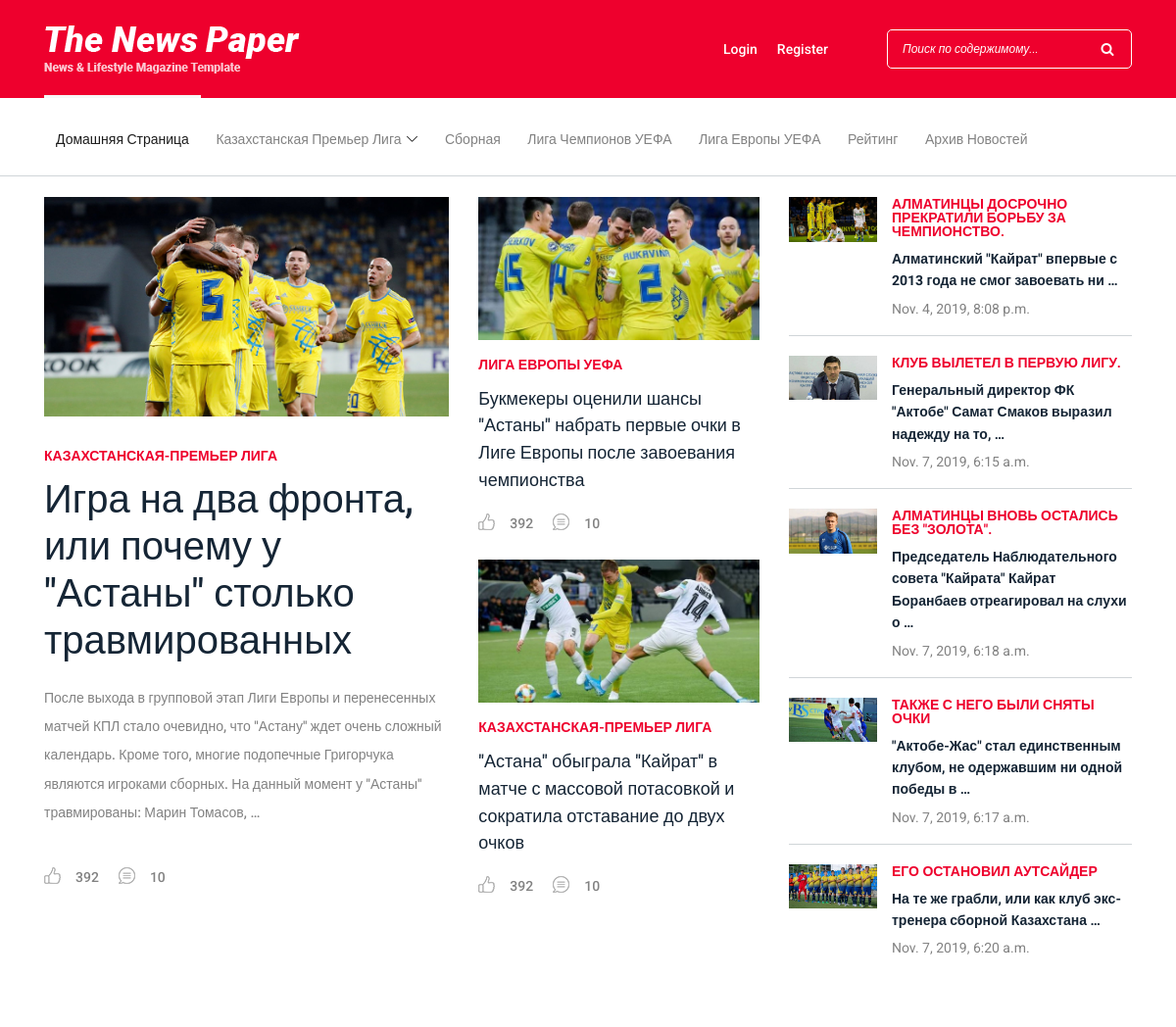
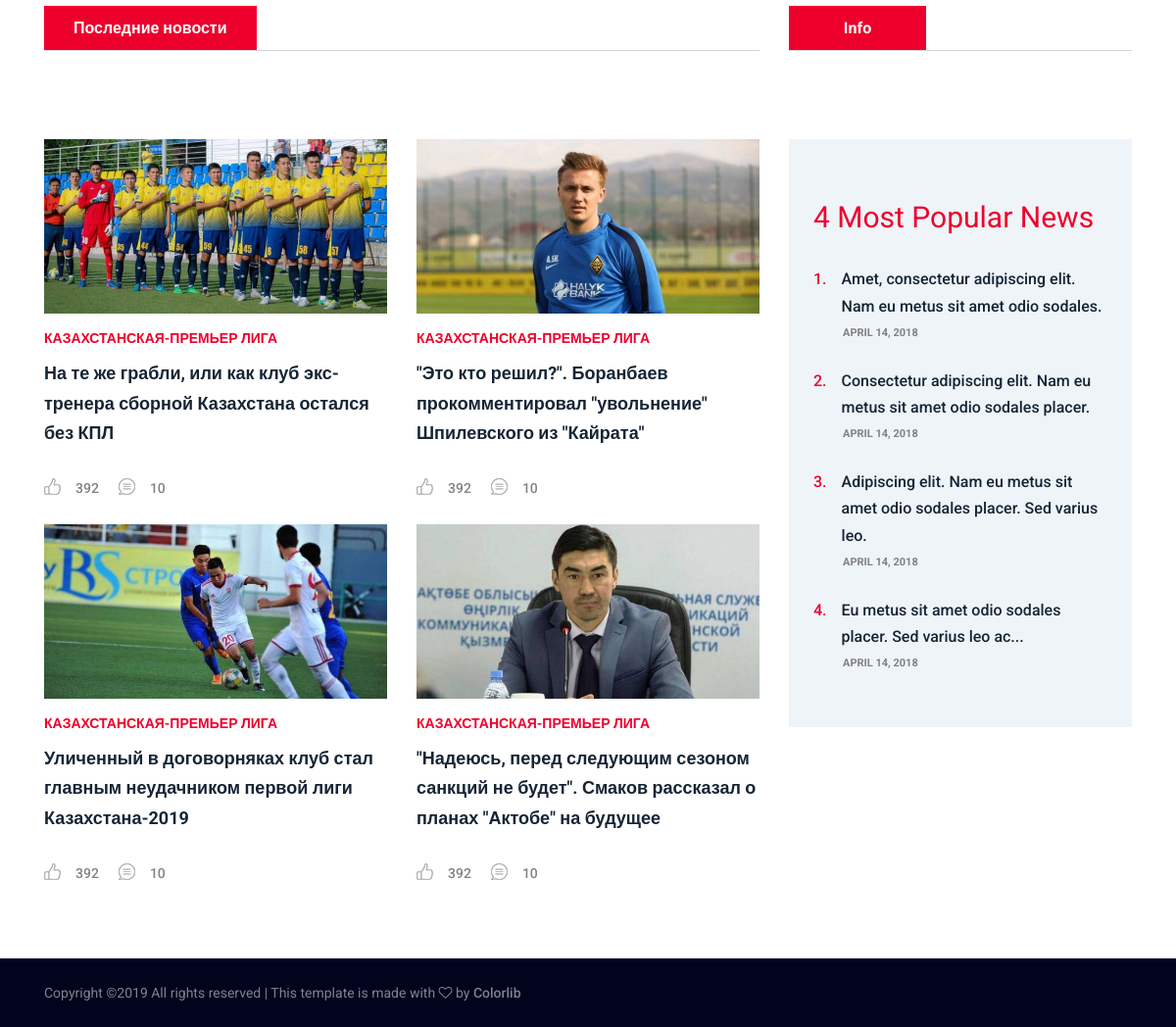
Before: / with the older database file (2 pictures, top to bottom).
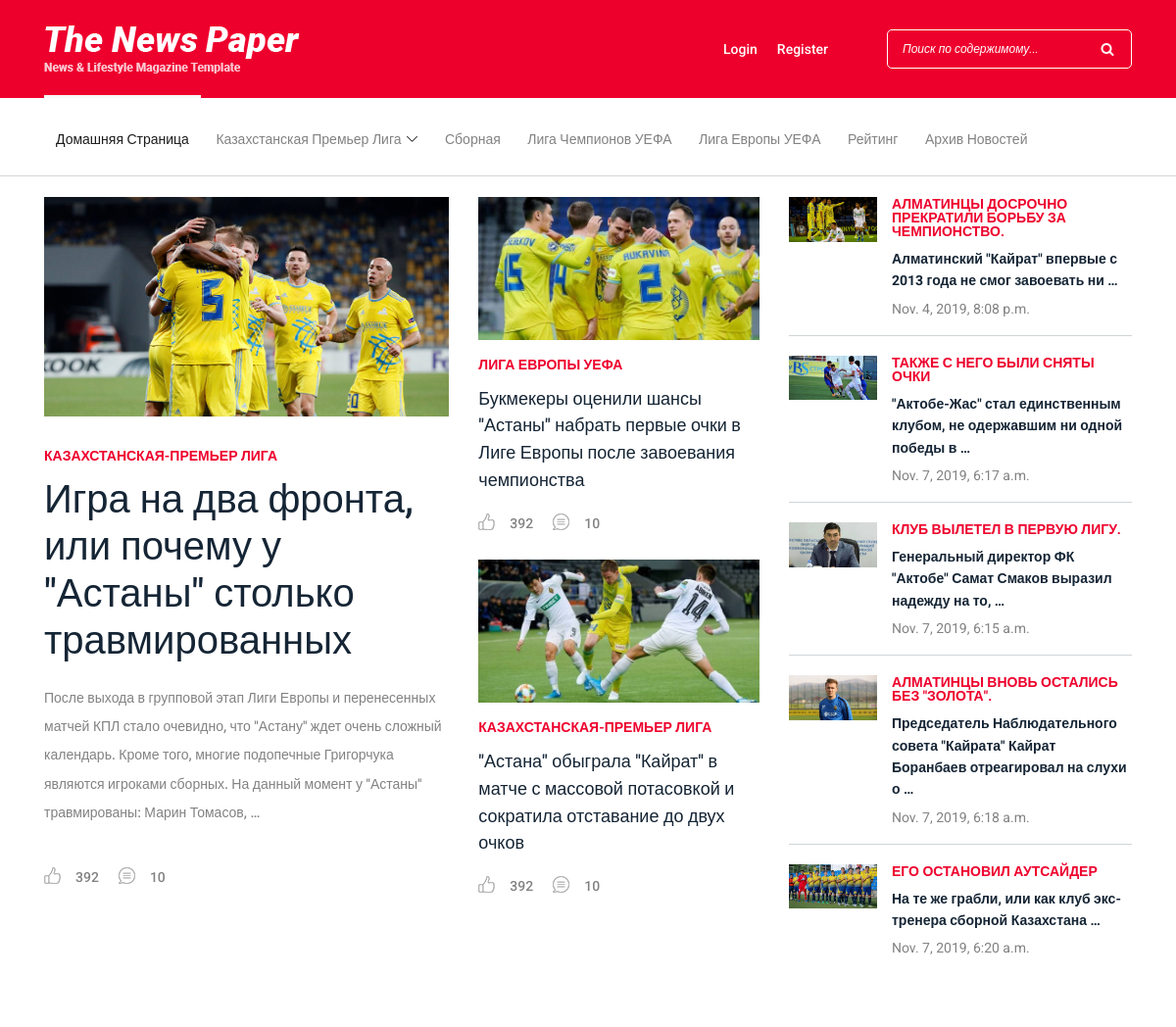
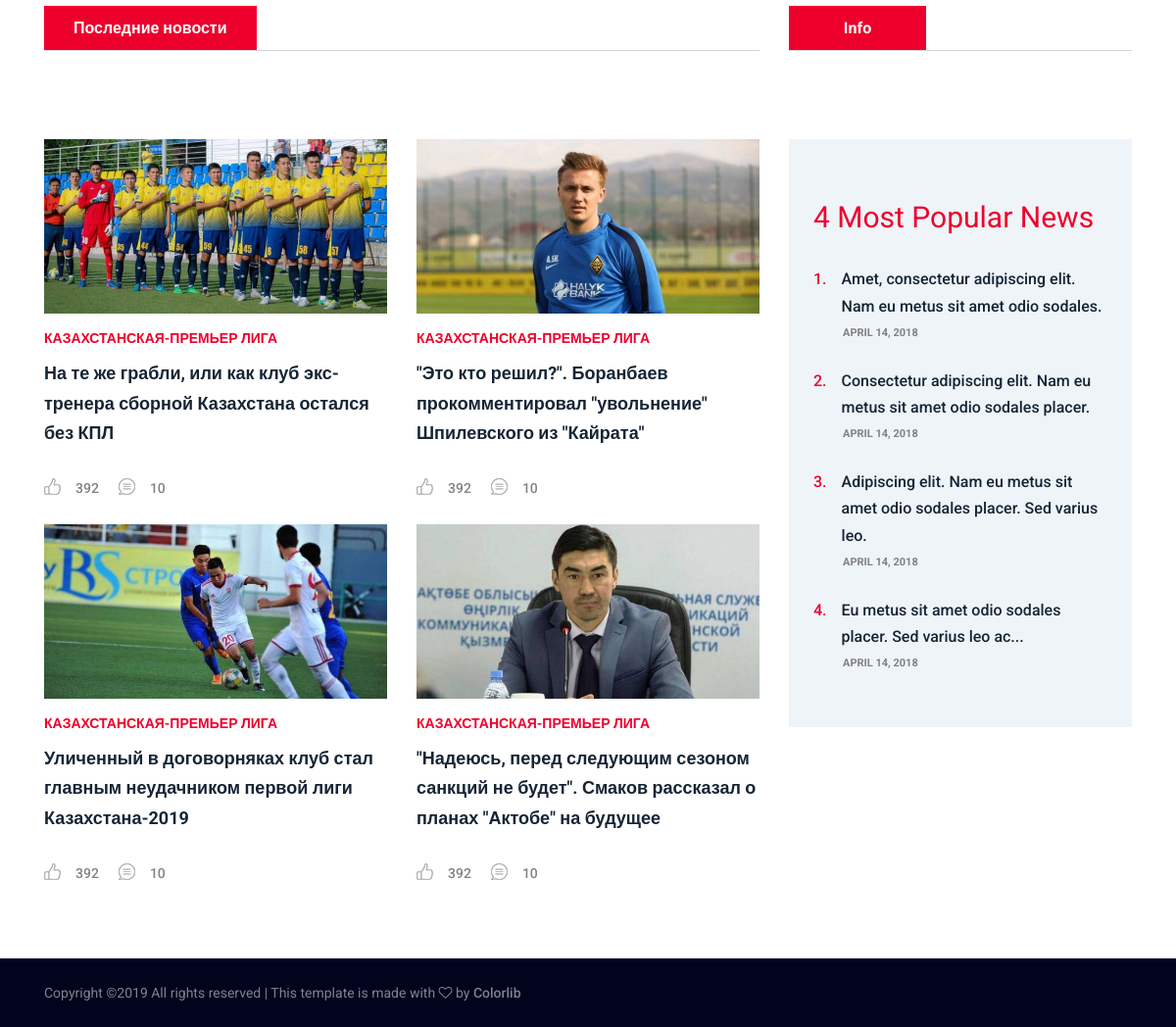
After: the same page with the newer database file (2 pictures, top to bottom).
### Django_App/applications/news/models.py (models this page shows, shortened)
class News(models.Model):
    KPL = 'Казахстанская-премьер лига'  # Kazakhstan premier league
    NAT_TEAM = 'Национальная сборная по футболу'  # National team of Kazakhstan
    UCL = 'Лига чемпионов УЕФА'  # UEFA Champions League
    UEL = 'Лига Европы УЕФА'  # UEFA Europe League
    ANOTHER = 'Другое'  # Another
    TAG_TYPES = [
        (ANOTHER, 'Другое'),
        (KPL, 'Казахстанская-премьер лига'),
        (NAT_TEAM, 'Национальная сборная по футболу'),
        (UCL, 'Лига чемпионов УЕФА'),
        (UEL, 'Лига Европы УЕФА'),
    ]
    news_title = models.CharField('Title of the news', max_length=200)
    news_sh_description = models.CharField('Short description of the news', max_length=800)
    news_content = models.TextField('Content of the news')
    news_tag = models.CharField(max_length=100, choices=TAG_TYPES, default=ANOTHER)
    publication_date = models.DateTimeField('Date of publication of the news')
    count_of_views = models.IntegerField('Count of views of the news')
    img = models.ImageField(upload_to='images/')

### Django_App/applications/news/views.py (the view)
# urls.py: path('', views.index, name='index'),
def index(request):
    news_list = News.objects.order_by('-count_of_views')[:3]
    another_list = News.objects.order_by('-count_of_views')[3:9]
    latest_news = News.objects.order_by('-publication_date')[:4]
    return render(request, 'news/index.html', {'news_list': news_list, 'latest_news': latest_news,
                                               'another_list': another_list})

### templates/news/index.html (shortened to what the changed rows need)
{% load static %}
<!DOCTYPE html>
<html lang="en">
<head>
    <link rel="stylesheet" href="{% static 'style.css' %}">
</head>
<body>
    <br>
    {% if news_list %}
    <div class="featured-post-area">
        <div class="container">
            <div class="row">
                <div class="col-12 col-md-6 col-lg-4">
                    {% for news in another_list %}
                    <div class="single-blog-post small-featured-post d-flex">
                        <div class="post-thumb">
                            <a href="{% url 'news:one_by_one' news.id %}"><img src="{{ news.img.url }}" alt=""></a>
                        </div>
                        <div class="post-data">
                            <a href="{% url 'news:one_by_one' news.id %}" class="post-catagory">{{ news.news_sh_description }}</a>
                            <div class="post-meta">
                                <a href="{% url 'news:one_by_one' news.id %}" class="post-title">
                                    <h6>{{ news.news_content|truncatewords:10 }}</h6>
                                </a>
                                <p class="post-date"><span>{{ news.publication_date }}</span></p>
                            </div>
                        </div>
                    </div>
                    {% endfor %}
                </div>
            </div>
        </div>
    </div>
    {% endif %}
    {% if latest_news %}
    <div class="popular-news-area section-padding-80-50">
        <div class="container">
            <div class="row">
                <div class="col-12 col-lg-8">
                    <div class="section-heading">
                        <h6>Последние новости</h6>
                    </div>
                    <div class="row">
                        <div class="col-12 col-md-6">
                            <div class="single-blog-post style-3">
                                <div class="post-thumb">
                                    <a href="{% url 'news:one_by_one' latest_news.0.id %}"><img src="{{ latest_news.0.img.url }}" alt=""></a>
                                </div>
                                <div class="post-data">
                                    <a href="{% url 'news:one_by_one' latest_news.0.id %}" class="post-catagory">{{ latest_news.0.news_tag }}</a>
                                    <a href="{% url 'news:one_by_one' latest_news.0.id %}" class="post-title">
                                        <h6>{{ latest_news.0.news_title }}</h6>
                                    </a>
                                    <div class="post-meta d-flex align-items-center">
                                        <a href="#" class="post-like"><img src="{% static 'img/core-img/like.png' %}" alt=""> <span>392</span></a>
                                        <a href="#" class="post-comment"><img src="{% static 'img/core-img/chat.png' %}" alt=""> <span>10</span></a>
                                    </div>
                                </div>
                            </div>
                        </div>
                        <div class="col-12 col-md-6">
                            <div class="single-blog-post style-3">
                                <div class="post-thumb">
                                    <a href="{% url 'news:one_by_one' latest_news.1.id %}"><img src="{{ latest_news.1.img.url }}" alt=""></a>
                                </div>
                                <div class="post-data">
                                    <a href="{% url 'news:one_by_one' latest_news.1.id %}" class="post-catagory">{{ latest_news.1.news_tag }}</a>
                                    <a href="{% url 'news:one_by_one' latest_news.1.id %}" class="post-title">
                                        <h6>{{ latest_news.1.news_title }}</h6>
                                    </a>
                                    <div class="post-meta d-flex align-items-center">
                                        <a href="#" class="post-like"><img src="{% static 'img/core-img/like.png' %}" alt=""> <span>392</span></a>
                                        <a href="#" class="post-comment"><img src="{% static 'img/core-img/chat.png' %}" alt=""> <span>10</span></a>
                                    </div>
                                </div>
                            </div>
                        </div>
                        <div class="col-12 col-md-6">
                            <div class="single-blog-post style-3">
                                <div class="post-thumb">
                                    <a href="{% url 'news:one_by_one' latest_news.2.id %}"><img src="{{ latest_news.2.img.url }}" alt=""></a>
                                </div>
                                <div class="post-data">
                                    <a href="{% url 'news:one_by_one' latest_news.2.id %}" class="post-catagory">{{ latest_news.2.news_tag }}</a>
                                    <a href="{% url 'news:one_by_one' latest_news.2.id %}" class="post-title">
                                        <h6>{{ latest_news.2.news_title }}</h6>
                                    </a>
                                    <div class="post-meta d-flex align-items-center">
                                        <a href="#" class="post-like"><img src="{% static 'img/core-img/like.png' %}" alt=""> <span>392</span></a>
                                        <a href="#" class="post-comment"><img src="{% static 'img/core-img/chat.png' %}" alt=""> <span>10</span></a>
                                    </div>
                                </div>
                            </div>
                        </div>
                        <div class="col-12 col-md-6">
                            <div class="single-blog-post style-3">
                                <div class="post-thumb">
                                    <a href="{% url 'news:one_by_one' latest_news.3.id %}"><img src="{{ latest_news.3.img.url }}" alt=""></a>
                                </div>
                                <div class="post-data">
                                    <a href="{% url 'news:one_by_one' latest_news.3.id %}" class="post-catagory">{{ latest_news.2.news_tag }}</a>
                                    <a href="{% url 'news:one_by_one' latest_news.3.id %}" class="post-title">
                                        <h6>{{ latest_news.3.news_title }}</h6>
                                    </a>
                                    <div class="post-meta d-flex align-items-center">
                                        <a href="#" class="post-like"><img src="{% static 'img/core-img/like.png' %}" alt=""> <span>392</span></a>
                                        <a href="#" class="post-comment"><img src="{% static 'img/core-img/chat.png' %}" alt=""> <span>10</span></a>
                                    </div>
                                </div>
                            </div>
                        </div>
                    </div>
                </div>
                <div class="col-12 col-lg-4">
                    <div class="section-heading">
                        <h6>Info</h6>
                    </div>
                    <div class="popular-news-widget mb-30">
                        <h3>4 Most Popular News</h3>
                        <div class="single-popular-post">
                            <a href="#">
                                <h6><span>1.</span> Amet, consectetur adipiscing elit. Nam eu metus sit amet odio sodales.</h6>
                            </a>
                            <p>April 14, 2018</p>
                        </div>
                        <div class="single-popular-post">
                            <a href="#">
                                <h6><span>2.</span> Consectetur adipiscing elit. Nam eu metus sit amet odio sodales placer.</h6>
                            </a>
                            <p>April 14, 2018</p>
                        </div>
                        <div class="single-popular-post">
                            <a href="#">
                                <h6><span>3.</span> Adipiscing elit. Nam eu metus sit amet odio sodales placer. Sed varius leo.</h6>
                            </a>
                            <p>April 14, 2018</p>
                        </div>
                        <div class="single-popular-post">
                            <a href="#">
                                <h6><span>4.</span> Eu metus sit amet odio sodales placer. Sed varius leo ac...</h6>
                            </a>
                            <p>April 14, 2018</p>
                        </div>
                    </div>
                </div>
            </div>
        </div>
    </div>
    {% endif %}
</body>
</html>

Changed rows visible on the page:
changed News "ТАКЖЕ С НЕГО БЫЛИ СНЯТЫ ОЧКИ": moves up the list
